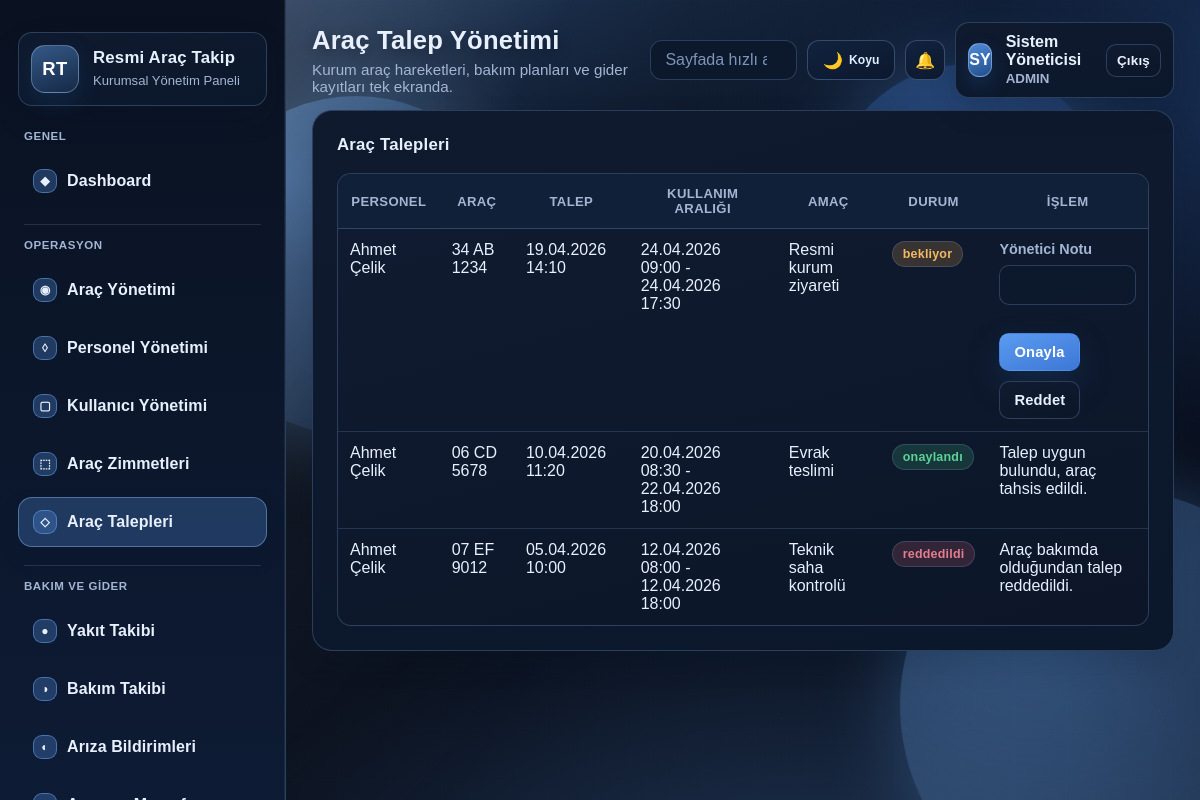
Screenshot of /modules/requests/index.php (signed in) with the database file from the repository.
### tables this page shows
CREATE TABLE vehicle_requests (
    id INT UNSIGNED AUTO_INCREMENT PRIMARY KEY,
    personnel_id INT UNSIGNED NOT NULL,
    vehicle_id INT UNSIGNED NOT NULL,
    request_date DATETIME NOT NULL DEFAULT CURRENT_TIMESTAMP,
    usage_purpose VARCHAR(180) NOT NULL,
    planned_start_at DATETIME NOT NULL,
    planned_end_at DATETIME NOT NULL,
    description TEXT NULL,
    status ENUM('bekliyor', 'onaylandı', 'reddedildi', 'iptal') NOT NULL DEFAULT 'bekliyor',
    admin_note TEXT NULL,
    approved_by INT UNSIGNED NULL,
    assignment_id INT UNSIGNED NULL,
    created_at TIMESTAMP NOT NULL DEFAULT CURRENT_TIMESTAMP,
    updated_at TIMESTAMP NULL DEFAULT NULL ON UPDATE CURRENT_TIMESTAMP,
    CONSTRAINT fk_request_personnel FOREIGN KEY (personnel_id) REFERENCES personnel(id) ON DELETE CASCADE,
    CONSTRAINT fk_request_vehicle FOREIGN KEY (vehicle_id) REFERENCES vehicles(id) ON DELETE CASCADE,
    CONSTRAINT fk_request_admin FOREIGN KEY (approved_by) REFERENCES users(id) ON DELETE SET NULL,
    CONSTRAINT fk_request_assignment FOREIGN KEY (assignment_id) REFERENCES vehicle_assignments(id) ON DELETE SET NULL
);

CREATE TABLE personnel (
    id INT UNSIGNED AUTO_INCREMENT PRIMARY KEY,
    user_id INT UNSIGNED NULL UNIQUE,
    full_name VARCHAR(120) NOT NULL,
    registration_no VARCHAR(30) NOT NULL UNIQUE,
    phone VARCHAR(30) NULL,
    email VARCHAR(120) NULL,
    department VARCHAR(100) NOT NULL,
    duty_title VARCHAR(100) NOT NULL,
    license_class VARCHAR(20) NULL,
    status ENUM('aktif', 'pasif') NOT NULL DEFAULT 'aktif',
    created_at TIMESTAMP NOT NULL DEFAULT CURRENT_TIMESTAMP,
    CONSTRAINT fk_personnel_user FOREIGN KEY (user_id) REFERENCES users(id) ON DELETE SET NULL
);

CREATE TABLE vehicles (
    id INT UNSIGNED AUTO_INCREMENT PRIMARY KEY,
    plate_number VARCHAR(20) NOT NULL UNIQUE,
    brand VARCHAR(80) NOT NULL,
    model VARCHAR(80) NOT NULL,
    model_year YEAR NOT NULL,
    vehicle_type VARCHAR(60) NOT NULL,
    fuel_type VARCHAR(30) NOT NULL,
    current_km INT UNSIGNED NOT NULL DEFAULT 0,
    status ENUM('müsait', 'kullanımda', 'bakımda', 'pasif') NOT NULL DEFAULT 'müsait',
    license_note TEXT NULL,
    inspection_due_date DATE NULL,
    insurance_due_date DATE NULL,
    created_at TIMESTAMP NOT NULL DEFAULT CURRENT_TIMESTAMP
);

### config/config.php (called while the page is built, shortened)
<?php
function db(): PDO
{
    static $pdo = null;
    if ($pdo instanceof PDO) {
        return $pdo;
    }
    $dsn = sprintf('mysql:host=%s;port=%s;dbname=%s;charset=utf8mb4', DB_HOST, DB_PORT, DB_NAME);
    $pdo = new PDO($dsn, DB_USER, DB_PASS, [
        PDO::ATTR_ERRMODE => PDO::ERRMODE_EXCEPTION,
        PDO::ATTR_DEFAULT_FETCH_MODE => PDO::FETCH_ASSOC,
        PDO::ATTR_EMULATE_PREPARES => false,
        PDO::MYSQL_ATTR_INIT_COMMAND => "SET NAMES utf8mb4 COLLATE utf8mb4_turkish_ci",
    ]);
    $pdo->exec("SET CHARACTER SET utf8mb4");
    $pdo->exec("SET collation_connection = 'utf8mb4_turkish_ci'");
    return $pdo;
}

### includes/functions.php (called while the page is built, shortened)
<?php
require_once __DIR__ . '/../config/config.php';
function e(null|string|int|float $value): string
{
    return htmlspecialchars((string) $value, ENT_QUOTES | ENT_SUBSTITUTE, 'UTF-8');
}
function format_date(?string $date, string $format = 'd.m.Y'): string
{
    return date($format, strtotime($date));
}
function badge_class(string $status): string
{
    return match ($status) {
        'müsait', 'aktif', 'tamamlandı', 'onaylandı', 'çözüldü', 'iade edildi' => 'badge success',
        'kullanımda', 'planlandı', 'yaklaşıyor', 'bekliyor', 'inceleniyor' => 'badge warning',
        'bakımda', 'pasif', 'gecikti', 'arıza', 'iade edilmedi', 'reddedildi', 'kritik', 'açık' => 'badge danger',
        default => 'badge neutral',
    };
}
function fetch_all(string $sql, array $params = []): array
{
    $stmt = db()->prepare($sql);
    $stmt->execute($params);
    return $stmt->fetchAll();
}

### modules/requests/index.php (the view, shortened to what this page needs)
<?php
require_once __DIR__ . '/../../includes/functions.php';
$rows = fetch_all(
    "SELECT vr.*, p.full_name, v.plate_number
     FROM vehicle_requests vr
     INNER JOIN personnel p ON p.id = vr.personnel_id
     INNER JOIN vehicles v ON v.id = vr.vehicle_id
     ORDER BY vr.request_date DESC"
);
include __DIR__ . '/../../includes/header.php';
?>
<section class="panel">
    <div class="panel-head"><h2>Araç Talepleri</h2></div>
    <div class="panel-body">
        <table class="table">
            <thead><tr><th>Personel</th><th>Araç</th><th>Talep</th><th>Kullanım Aralığı</th><th>Amaç</th><th>Durum</th><th>İşlem</th></tr></thead>
            <tbody>
            <?php foreach ($rows as $row): ?>
                <tr>
                    <td><?= e($row['full_name']) ?></td>
                    <td><?= e($row['plate_number']) ?></td>
                    <td><?= e(format_date($row['request_date'], 'd.m.Y H:i')) ?></td>
                    <td><?= e(format_date($row['planned_start_at'], 'd.m.Y H:i')) ?> - <?= e(format_date($row['planned_end_at'], 'd.m.Y H:i')) ?></td>
                    <td><?= e($row['usage_purpose']) ?></td>
                    <td><span class="<?= e(badge_class($row['status'])) ?>"><?= e($row['status']) ?></span></td>
                    <td>
                        <?php if ($row['status'] === 'bekliyor'): ?>
                            <form accept-charset="UTF-8" method="post" class="form-grid">
                                <label class="full-width">Yönetici Notu
                                    <input type="text" name="admin_note" maxlength="255">
                                </label>
                                <div class="form-actions full-width">
                                    <button class="button primary" type="submit" name="action" value="approve">Onayla</button>
                                    <button class="button ghost" type="submit" name="action" value="reject">Reddet</button>
                                </div>
                            </form>
                        <?php else: ?>
                            <span><?= e($row['admin_note'] ?? '-') ?></span>
                        <?php endif; ?>
                    </td>
                </tr>
            <?php endforeach; ?>
            </tbody>
        </table>
    </div>
</section>
<?php include __DIR__ . '/../../includes/footer.php'; ?>

### rows the page displays
vehicle_requests: personnel.full_name "Ahmet Çelik", vehicle.plate_number "34 AB 1234", request_date "19.04.2026 14:10", planned_start_at "24.04.2026 09:00", planned_end_at "24.04.2026 17:30", usage_purpose "Resmi kurum ziyareti", status "bekliyor"
vehicle_requests: personnel.full_name "Ahmet Çelik", vehicle.plate_number "06 CD 5678", request_date "10.04.2026 11:20", planned_start_at "20.04.2026 08:30", planned_end_at "22.04.2026 18:00", usage_purpose "Evrak teslimi", status "onaylandı", admin_note "Talep uygun bulundu, araç tahsis edildi."
vehicle_requests: personnel.full_name "Ahmet Çelik", vehicle.plate_number "07 EF 9012", request_date "05.04.2026 10:00", planned_start_at "12.04.2026 08:00", planned_end_at "12.04.2026 18:00", usage_purpose "Teknik saha kontrolü", status "reddedildi", admin_note "Araç bakımda olduğundan talep reddedildi."

### other values shown
$group['title'] "GENEL"
$item['icon'] "◆"
$item['label'] "Dashboard"
$group['title'] "OPERASYON"
$item['icon'] "◉"
$item['label'] "Araç Yönetimi"
$item['icon'] "◊"
$item['label'] "Personel Yönetimi"
$item['icon'] "▢"
$item['label'] "Kullanıcı Yönetimi"
$item['icon'] "⬚"
$item['label'] "Araç Zimmetleri"
$item['icon'] "◇"
$item['label'] "Araç Talepleri"
$group['title'] "BAKIM VE GIDER"
